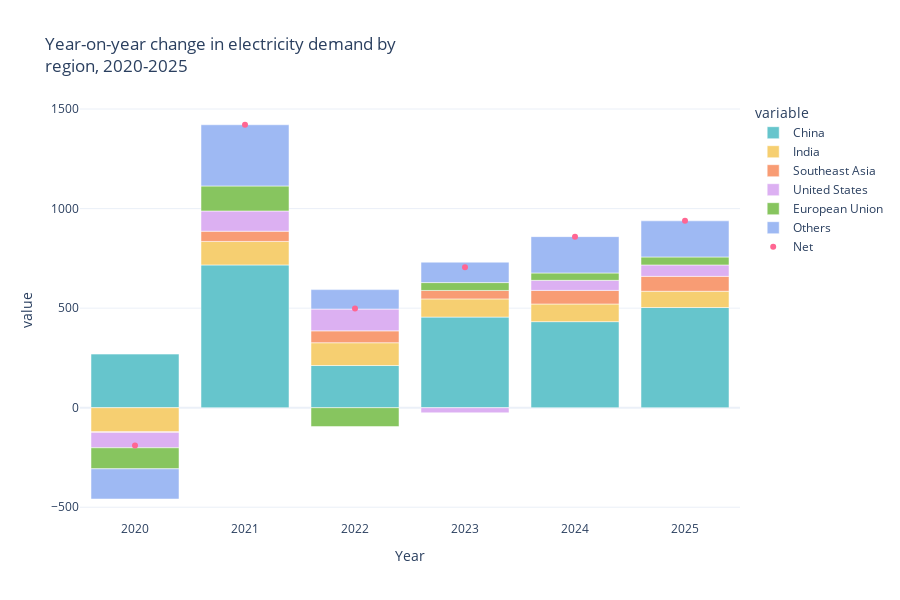

Notebook cell for this chart:
### Code cell
fig = px.bar(dta, x=dta.index, y=[ 'China', 'India', 'Southeast Asia', 'United States', 'European Union', 'Others'],
            hover_name=dta.index, 
            color_discrete_sequence= px.colors.qualitative.Pastel,
            height=600, width=900,
            title='Year-on-year change in electricity demand by <br>region, 2020-2025')

fig.add_scatter(x=[2020, 2021, 2022, 2023, 2024, 2025], 
                y=[-189.5, 1421. , 498.1,  705. ,  859.1,  938.4],
                mode="markers",
                name="Net")

fig.update_traces(hovertemplate ='<br>%{x} <br>'+ '<b>%{y:.2f} Twh </b>')

fig.update_layout(template="plotly_white")

fig.show()

### Figure 1 — Plotly figure (JSON) as saved in the notebook; plotly's stock layout.template omitted (floating-point values rounded to 4 significant figures)
{"data": [{"alignmentgroup": "True", "hovertemplate": "<br>%{x} <br><b>%{y:.2f} Twh </b>", "hovertext": [2020, 2021, 2022, 2023, 2024, 2025], "legendgroup": "China", "marker": {"color": "rgb(102, 197, 204)", "pattern": {"shape": ""}}, "name": "China", "offsetgroup": "China", "orientation": "v", "showlegend": true, "textposition": "auto", "type": "bar", "x": [2020, 2021, 2022, 2023, 2024, 2025], "xaxis": "x", "y": [269.1, 716.9, 211.8, 455, 432.2, 503.1], "yaxis": "y"}, {"alignmentgroup": "True", "hovertemplate": "<br>%{x} <br><b>%{y:.2f} Twh </b>", "hovertext": [2020, 2021, 2022, 2023, 2024, 2025], "legendgroup": "India", "marker": {"color": "rgb(246, 207, 113)", "pattern": {"shape": ""}}, "name": "India", "offsetgroup": "India", "orientation": "v", "showlegend": true, "textposition": "auto", "type": "bar", "x": [2020, 2021, 2022, 2023, 2024, 2025], "xaxis": "x", "y": [-120.6, 118.1, 114.5, 91.4, 88.6, 81.7], "yaxis": "y"}, {"alignmentgroup": "True", "hovertemplate": "<br>%{x} <br><b>%{y:.2f} Twh </b>", "hovertext": [2020, 2021, 2022, 2023, 2024, 2025], "legendgroup": "Southeast Asia", "marker": {"color": "rgb(248, 156, 116)", "pattern": {"shape": ""}}, "name": "Southeast Asia", "offsetgroup": "Southeast Asia", "orientation": "v", "showlegend": true, "textposition": "auto", "type": "bar", "x": [2020, 2021, 2022, 2023, 2024, 2025], "xaxis": "x", "y": [-3.5, 51.3, 59.6, 42.4, 68.3, 74.8], "yaxis": "y"}, {"alignmentgroup": "True", "hovertemplate": "<br>%{x} <br><b>%{y:.2f} Twh </b>", "hovertext": [2020, 2021, 2022, 2023, 2024, 2025], "legendgroup": "United States", "marker": {"color": "rgb(220, 176, 242)", "pattern": {"shape": ""}}, "name": "United States", "offsetgroup": "United States", "orientation": "v", "showlegend": true, "textposition": "auto", "type": "bar", "x": [2020, 2021, 2022, 2023, 2024, 2025], "xaxis": "x", "y": [-77.3, 101.6, 109.5, -25.9, 50.5, 57.3], "yaxis": "y"}, {"alignmentgroup": "True", "hovertemplate": "<br>%{x} <br><b>%{y:.2f} Twh </b>", "hovertext": [2020, 2021, 2022, 2023, 2024, 2025], "legendgroup": "European Union", "marker": {"color": "rgb(135, 197, 95)", "pattern": {"shape": ""}}, "name": "European Union", "offsetgroup": "European Union", "orientation": "v", "showlegend": true, "textposition": "auto", "type": "bar", "x": [2020, 2021, 2022, 2023, 2024, 2025], "xaxis": "x", "y": [-105.8, 125.6, -94.9, 39.5, 37, 40], "yaxis": "y"}, {"alignmentgroup": "True", "hovertemplate": "<br>%{x} <br><b>%{y:.2f} Twh </b>", "hovertext": [2020, 2021, 2022, 2023, 2024, 2025], "legendgroup": "Others", "marker": {"color": "rgb(158, 185, 243)", "pattern": {"shape": ""}}, "name": "Others", "offsetgroup": "Others", "orientation": "v", "showlegend": true, "textposition": "auto", "type": "bar", "x": [2020, 2021, 2022, 2023, 2024, 2025], "xaxis": "x", "y": [-151.4, 307.5, 97.6, 102.6, 182.5, 181.5], "yaxis": "y"}, {"hovertemplate": "<br>%{x} <br><b>%{y:.2f} Twh </b>", "mode": "markers", "name": "Net", "type": "scatter", "x": [2020, 2021, 2022, 2023, 2024, 2025], "y": [-189.5, 1421, 498.1, 705, 859.1, 938.4]}], "layout": {"barmode": "relative", "height": 600, "legend": {"title": {"text": "variable"}, "tracegroupgap": 0}, "title": {"text": "Year-on-year change in electricity demand by <br>region, 2020-2025"}, "width": 900, "xaxis": {"anchor": "y", "domain": [0, 1], "title": {"text": "Year"}}, "yaxis": {"anchor": "x", "domain": [0, 1], "title": {"text": "value"}}}}
